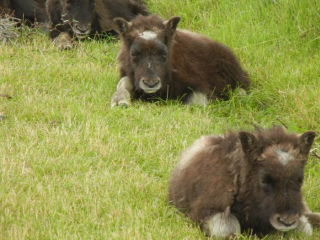
//> input picture Exam_1/q16/Musk.ppm, 320 x 240 px
$ ./code_q16   (built with g++ and OpenCV 4)
//> lines starting //> are read from the running program, lines starting //| are printed output that depends on the picture
/***********************************************************************************
*Copyright (C) Vignesh Iyer
*
*This code shall not be used or distributed for purposes other than academic or
*creative.Vignesh Iyer or the University of Colorado Boulder is not responsible
*for misuse of this code.
*
************************************************************************************/

/**
*@file: brighten_thread
*
*@description: a file that brightens the image using multihtreaded programming
*
*@author: Vignesh Iyer
*
*@date: 17th July 2019
*/


#include <pthread.h>
#include <stdio.h>
#include <stdlib.h>
#include <errno.h>
#include <sys/time.h>
#include <sys/types.h>
#include <sched.h>
#include <syslog.h>
#include <semaphore.h>
#define NSEC_TO_MSEC 1000000
#define NSEC_TO_SEC 1000000000


#include "opencv2/calib3d/calib3d.hpp"
#include "opencv2/imgproc/imgproc.hpp"
#include <iostream>
#include <opencv2/highgui/highgui.hpp>
#include <opencv2/core/core.hpp>

using namespace cv; using namespace std;
double alpha=1.0;  int beta=10;  /* contrast and brightness control */

/**
*The image shall have four threads. The four threads
*
*will be working threads, brighten all the four quadrants
*
*of the image. The fifth thread shall display the image.
*
*The Image matrix shall be a shared resource.
*
*/

#define 	QUADRANTS    4 /*Macro that defines the number of quardrants the image would be broken into*/
unsigned char imagebuffer[1440*2560*3];
Mat image(480,640,CV_8UC3,imagebuffer); /*global resource_1*/
Mat new_image; /*global resource_2*/
Size size(480,640);
struct timespec start_time;
struct timespec frame_time;
int frame_Cnt=0;
/**/
pthread_t mythread[2];/*Variable to store pthread*/
pthread_attr_t fifo_sched_attr;

pthread_attr_t orig_sched_attr;

/*
*This struct type shall pass the lower limit and upper
*
*limit of the pixel for each of the four quadrants
*
*of the image
*/

typedef struct param
{
	int LOWER_LIMIT_ROW;
	int UPPER_LIMIT_ROW;
	int LOWER_LIMIT_COL;
	int UPPER_LIMIT_COL;

}threadparams;
typedef struct
{
    int threadIdx;
    unsigned long long sequencePeriods;
} threadParams_t;

threadparams *my_params[QUADRANTS];/*An array of type threadparams that stores the details for each thread*/
threadParams_t threadParams[4];


/**
*@func: brighten
*
*@description: a function that brightens the image
*
*@parameters: the row and the column limits of the image quadrant
*
*@return: void
*/
void *brighten0(void *)
{

	for( int y = 0; y < (image.rows)/2; y++ )
    	{
        	for( int x = 0; x <(image.cols)/2 ; x++ )
        	{
            		for( int c = 0; c < 3; c++ )
               		{ new_image.at<Vec3b>(y,x)[c] =saturate_cast<uchar>( alpha*( image.at<Vec3b>(y,x)[c] ) + beta );}

		}
    	}

	return 0;

}

void *brighten1(void *)
{

	for( int y = (image.rows)/2; y < image.rows; y++ )
    	{
        	for( int x = 0; x <(image.cols)/2 ; x++ )
        	{
            		for( int c = 0; c < 3; c++ )
               		{ new_image.at<Vec3b>(y,x)[c] =saturate_cast<uchar>( alpha*( image.at<Vec3b>(y,x)[c] ) + beta );}

		}
    	}

	return 0;

}
void *brighten2(void *)
{

	for( int y = (image.rows)/2; y < image.rows; y++ )
    	{
        	for( int x = (image.cols)/2; x <image.cols ; x++ )
        	{
            		for( int c = 0; c < 3; c++ )
               		{ new_image.at<Vec3b>(y,x)[c] =saturate_cast<uchar>( alpha*( image.at<Vec3b>(y,x)[c] ) + beta );}

		}
    	}

	return 0;

}
void *brighten3(void *)
{

	for( int y = 0; y < (image.rows)/2; y++ )
    	{
        	for( int x = (image.cols)/2; x <image.cols ; x++ )
        	{
            		for( int c = 0; c < 3; c++ )
               		{ new_image.at<Vec3b>(y,x)[c] =saturate_cast<uchar>( alpha*( image.at<Vec3b>(y,x)[c] ) + beta );}

		}
    	}
	return 0;

}
/**
*@func: main func
*
*@description: function that provides program entry point
*
*@parameters: command line arguments to parse file name
*
*@return: int
*/
int main(int argc, char** argv)
{
	/**
	*First, let's pass in all the parameters for the image.
	*
	*I shall not do this within the threads, so as to reduce latency.
	*
	*The image matrix is a global variable and hence a shared resouce
	*
	*passed on to different threads
	*/


    /**
    *Let us now define the four quadrants of each thread
    *
    */
//    cv::resize(image,image,size,0,0,INTER_LINEAR);

	threadParams_t threadParams[QUADRANTS];
        pthread_attr_t rt_sched_attr[QUADRANTS];
        int rt_max_prio, rt_min_prio;
        struct sched_param rt_param[QUADRANTS];
        struct sched_param main_param;
        pthread_attr_t main_attr;
        pid_t mainpid;

	image = imread("Musk.ppm",CV_LOAD_IMAGE_COLOR ); // read in image file
//> image is the input picture: 240 rows x 320 cols, CV_8UC3; mean B, G, R 74.9, 140, 138.5
	cv::resize(image,image,size,0,0,INTER_LINEAR);
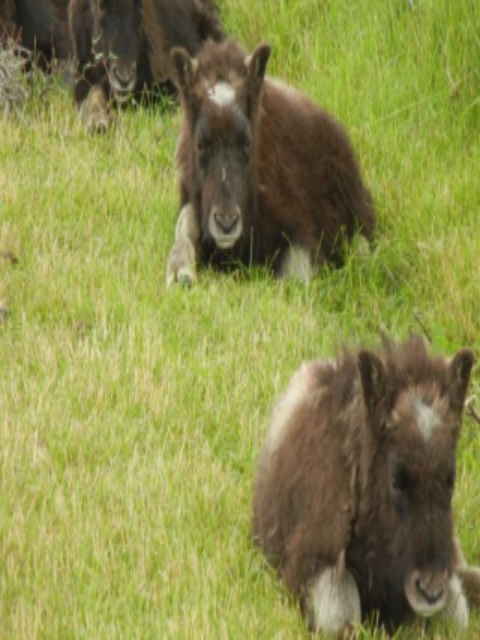
//> image: 640 rows x 480 cols, CV_8UC3; mean B, G, R 74.8, 139.9, 138.4
        cpu_set_t threadcpu;
	int rc;

	new_image = Mat::zeros( image.size(), image.type() );
  	std::cout<<"* Enter alpha brighten factor [1.0-3.0]: ";std::cin>>alpha;
//> the answer given: 0.5
    	std::cout<<"* Enter beta contrast increase value [0-100]: "; std::cin>>beta;
//> the answer given: 30


	clock_gettime(CLOCK_REALTIME,&start_time);

	rc= pthread_create(&mythread[0],NULL,brighten0,NULL);
       	if(rc<0)
    	{
    		printf( "problem while creating thread[0]\n");
    		return -1;
	}
	rc= pthread_create(&mythread[1],NULL,brighten1,NULL);
       	if(rc<0)
    	{
    		printf( "problem while creating thread[1]\n");
    		return -1;
	}

	rc= pthread_create(&mythread[2],NULL,brighten2,NULL);
       	if(rc<0)
    	{
    		printf( "problem while creating thread[0]\n");
    		return -1;
	}
	rc= pthread_create(&mythread[3],NULL,brighten3,NULL);
       	if(rc<0)
    	{
    		printf( "problem while creating thread[1]\n");
    		return -1;
	}

       for(int i=0;i<4;i++)
    {
    	pthread_join(mythread[i], NULL);
    }
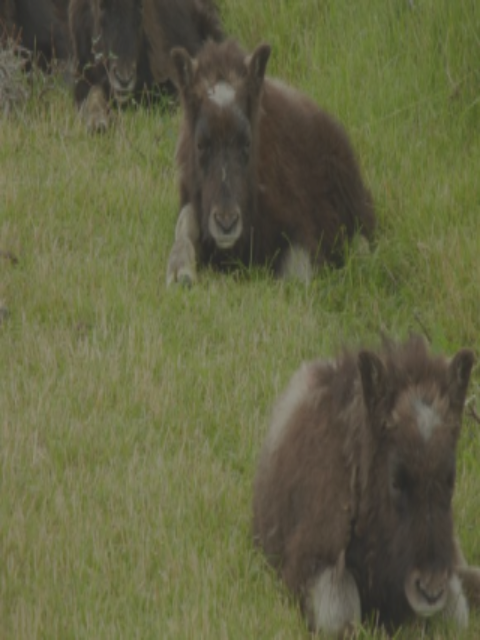
//> new_image: 640 rows x 480 cols, CV_8UC3; mean B, G, R 67.4, 99.9, 99.2

  imshow("Bright",new_image);
clock_gettime(CLOCK_REALTIME,&frame_time);
syslog(LOG_CRIT,"Frame=%d,Time: sec=%d, msec=%d\n",frame_Cnt,(int)(frame_time.tv_sec-start_time.tv_sec),(int)((start_time.tv_nsec)/NSEC_TO_MSEC));
   cvWaitKey();
   return 0;
}
